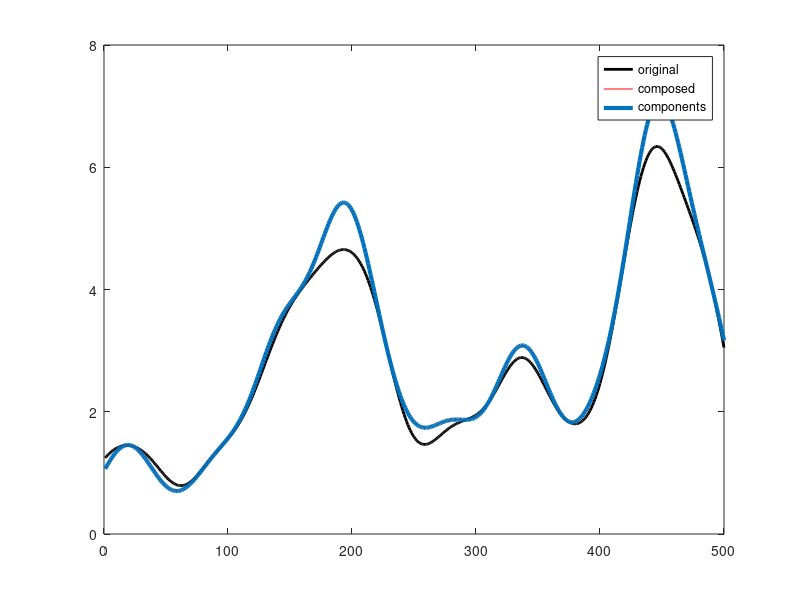

The MATLAB source for this figure:
function [AllPeakProps,BuildCurve,AllClusterProps, AllClusters]=peel_peaks_from_profile_plusclusters(PeaksCurve,Psf,showit,PeakMode)
%this function subtracts 1D Gaussians from a curve until a stop criterion
%is met. JacobKers 2016

%  AllPeakProps=[[AllPeakProps];...
%     [peakcount PeakVal Xpos Psf ThisSpotFraction(peakcount) CoveredFraction(peakcount) RelChange]];  



% Psf sets the width of Gaussians to peel off           
StopRelChange=0.03;     %0.01 means 1% of change in covered fraction
ChipIt=1;            %This is the fraction of the local maximum that ...                       %is used to build the gauss to be subtracted
MainPeakMinFract=0.20;   %this sets the treshold for 'main peaks'; the number of these (not the positions) 
%sets the number of clusters to be found by k-menas clustering

                      
if nargin<4
    PeakMode='Periodic';  %'NonPeriodic';
    close all; 
    showit=1;
    Psf=23;                 %This sets the width of Gaussians to peel off  
    Pks=30;
    LL=500;
    xax=1:LL;
    PeaksCurve=0*xax;
    uxes=rand(1,Pks)*LL;
    sig=20;
    for ii=1:Pks
        ux=uxes(ii);
        PeaksCurve=PeaksCurve+OnePeak(xax,ux,sig);
    end
    %plot(xax,PeaksCurve);
end

stopit=0;
PeelCurve=PeaksCurve;
LL=length(PeaksCurve);
Xax=1:LL;


BuildCurve=0*PeaksCurve;
peakcount=0;
CoveredFraction=[];
AllPeakProps=[];


AllOnePeakCurves=[];
while ~stopit
    [PeakVal,Xpos]=max(PeelCurve);                 
    OnePeakCurve=ChipIt*PeakVal*OnePeak(Xax,Xpos,Psf);    
    PeelCurve=PeelCurve-OnePeakCurve;
    BuildCurve=BuildCurve+OnePeakCurve;
    peakcount=peakcount+1;
    AllOnePeakCurves(peakcount,:)=OnePeakCurve;
    CoveredFraction(peakcount)=sum(BuildCurve)/sum(PeaksCurve);
    ThisSpotFraction(peakcount)=sum(OnePeakCurve)/sum(PeaksCurve);
     
    if peakcount>1 %check progress
        RelChange=(CoveredFraction(peakcount)...
                  -CoveredFraction(peakcount-1))./...
                   CoveredFraction(peakcount);
               if (RelChange<StopRelChange) |(peakcount>50), stopit=1; end
    else
        RelChange=1;
    end    
    ResiduCurve=PeaksCurve-BuildCurve;    
    AllPeakProps=[[AllPeakProps];...
    [peakcount PeakVal Xpos Psf ThisSpotFraction(peakcount) CoveredFraction(peakcount) RelChange]];     
end

%we assume all signal goes in peaks: correction:
AllPeakProps(:,5)=AllPeakProps(:,5)/nansum(AllPeakProps(:,5));
AllPeakProps(:,6)=AllPeakProps(:,6)/(AllPeakProps(end,6));

%% 1) CLUSTER ANALYSIS: identify clusters among the main peaks. First,
%estimate a number of clusters by counting the 'main' peaks above a
%certain fraction of total content (say, 10%). 
%We find peaks by sequentially peeling off gaussians, which tends to keep
%such main peaks well separated. Then, we apply k-means
%clustering using this number. Once the clusters are identified, we can
%determine COM-position and content.
[vals,sortix]=sort(AllPeakProps(:,3));
SortPeakPosByX=AllPeakProps(sortix,:);
AllOnePeakCurvesSortByX=AllOnePeakCurves(sortix,:);
sel=find(SortPeakPosByX(:,5)>MainPeakMinFract);  %7% content peaks'

LS=max([length(sel) 1]);
Xpos=SortPeakPosByX(:,3);
[idx,C] = kmeans(Xpos,LS);
AllClusters=[];
AllClusterProps=[];
[~,LL]=size(AllOnePeakCurvesSortByX);
xax=1:LL;
for ii=1:LS
    sel2=find(idx==ii);
    if length(sel2)>1
        ThisCluster=sum(AllOnePeakCurvesSortByX(sel2,:));
    else
        ThisCluster=AllOnePeakCurvesSortByX(sel2,:);
    end
    AllClusters(ii,:)=ThisCluster;
    
    ClusterComPos=GetComposPeriodic(ThisCluster); 
    
    
    ClusterContent=sum(SortPeakPosByX(sel2,5));
    AllClusterProps(ii,:)=[ii ClusterComPos ClusterContent];
    %plot(AllClusters(ii,:)) ;
end
[~,idx]=sort(AllClusterProps(:,2));
AllClusterProps=AllClusterProps(idx,:);
AllClusterProps(:,1)=(1:LS)';
AllClusterProps(:,3)=AllClusterProps(:,3)/sum(AllClusterProps(:,3));
AllClusters=AllClusters(idx,:);
 


if showit|nargin<2
    figure;
    plot(PeaksCurve,'k-', 'LineWidth',2); hold on;
    plot(BuildCurve,'r-'); hold on;
    %plot(ResiduCurve,'k-'); hold on;
     %AllSpotProps=[peakcount PeakVal Xpos  Psf ThisSpotFraction(peakcount) CoveredFraction(peakcount) RelChange]];  
    [Pks,~]=size(AllPeakProps);
   
%      for ii=1:Pks
%          Ux=AllPeakProps(ii,3);
%          PeakVal=AllPeakProps(ii,2);
%          OnePeakCurve=PeakVal*OnePeak(Xax,Ux,Psf,PeakMode);
%          plot(OnePeakCurve); hold on;
%      end        
     plot(AllClusters', 'LineWidth',3); hold on;
     legend('original','composed', 'components');
     pause(0.5);
     %PeakVal=AllPeakProps(:,2);
     %PeakPos=AllPeakProps(:,3);
     %stem(PeakPos,PeakVal,'go','MarkerSize',8,'MarkerFaceColor','g');
     %stem(C,0*C+max(PeaksCurve),'ko','MarkerSize',8,'MarkerFaceColor','k');
       [~]=ginput(1);
       close(gcf);
end

%AllPeakProps=Eval_Peakprops(PeaksCurve,AllPeakProps,PeakMode);

function AllPeakProps=Eval_Peakprops(PeaksCurve,AllPeakProps,PeakMode)
%This function sums up some general outcomes of the cluster analysis
%output is summarized in an extra column, that allocates each component to a single 'main'cluster

%AllSpotProps=[peakcount PeakVal Xpos  Psf ThisSpotFraction(peakcount) CoveredFraction(peakcount) RelChange]];  
    LL=length(PeaksCurve);
    [LA,cc]=size(AllPeakProps);
    Psf=AllPeakProps(1,4);
    AllPeakProps(:,end+1)=zeros(LA,1);  %add 'cluster label' column
    
% identify (pre-sorted) main peaks
    Fraction=AllPeakProps(:,5);
    sel=find(Fraction>0.05);
    LS=length(sel);
    AllPeakProps(sel(1),end)=1;  %first cluster
    for jj=1:LS
        thisidx=sel(jj); 
        notself=(sel~=thisidx);
        notallocated=AllPeakProps(sel,end)==0;
        sel2=find(notself&notallocated);
        otheridxes=(sel(sel2));
        xi=AllPeakProps(thisidx,3);
        otherxes=AllPeakProps(otheridxes,3);
        dists=abs(otherxes-xi);
        if PeakMode=='Periodic'
            sel3=find(dists>LL);
            dists(sel3)=abs(LL-dists(sel3));
        end
        sel=find(dists)<2*Psf;    
        AllPeakProps(sel(jj),end)=jj;
    end
 
 function ClusterComPos=GetComposPeriodic(ThisCluster);
    LL=length(ThisCluster);
    [~,idx]=max(ThisCluster);
    xax=(1:LL)-idx+LL/2;  %peak in middle
    sel=find(xax>LL); xax(sel)=xax(sel)-LL;  %~shift
    sel=find(xax<1); xax(sel)=xax(sel)+LL;  %~shift
    %plot(xax,ThisCluster);      [~]=ginput(1); close(gcf);  
    ClusterComPos=sum(xax.*ThisCluster)/sum(ThisCluster)-LL/2+idx;
    %Need to make this periodic! (by centering on max, then correcting)
    

function PP= OnePeak(x,ux,s)
%This is the equation for a normalized1D gaussian peak value one
PP =exp (-(x-ux).^2./(2*s.^2));
